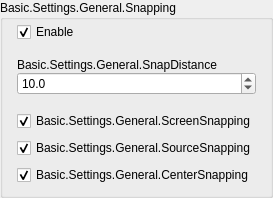
                 <widget class="QGroupBox" name="groupBox_10">
                  <property name="enabled">
                   <bool>true</bool>
                  </property>
                  <property name="sizePolicy">
                   <sizepolicy hsizetype="Expanding" vsizetype="Maximum">
                    <horstretch>0</horstretch>
                    <verstretch>0</verstretch>
                   </sizepolicy>
                  </property>
                  <property name="title">
                   <string>Basic.Settings.General.Snapping</string>
                  </property>
                  <property name="flat">
                   <bool>false</bool>
                  </property>
                  <!-- BEGIN Preferences: Source Alignment Snapping contents -->
                  <layout class="QVBoxLayout" name="ldePreferences_Snapping_VerticalLayout">
                   <property name="spacing">
                    <number>0</number>
                   </property>
                   <property name="leftMargin">
                    <number>14</number>
                   </property>
                   <property name="topMargin">
                    <number>2</number>
                   </property>
                   <property name="rightMargin">
                    <number>14</number>
                   </property>
                   <property name="bottomMargin">
                    <number>10</number>
                   </property>
                   <!-- snappingEnabled -->
                   <item>
                    <widget class="QCheckBox" name="snappingEnabled">
                     <property name="sizePolicy">
                      <sizepolicy hsizetype="Expanding" vsizetype="Fixed">
                       <horstretch>0</horstretch>
                       <verstretch>0</verstretch>
                      </sizepolicy>
                     </property>
                     <property name="text">
                      <string>Enable</string>
                     </property>
                     <property name="checked">
                      <bool>true</bool>
                     </property>
                    </widget>
                   </item>
                   <!-- ldePreferences_Snappings_Spacer1 -->
                   <item>
                    <spacer name="ldePreferences_Snappings_Spacer1">
                     <property name="orientation">
                      <enum>Qt::Vertical</enum>
                     </property>
                     <property name="sizeType">
                      <enum>QSizePolicy::Fixed</enum>
                     </property>
                     <property name="sizeHint" stdset="0">
                      <size>
                       <width>1</width>
                       <height>16</height>
                      </size>
                     </property>
                    </spacer>
                   </item>
                   <!-- ldePreferences_Snapping_SensitivityLabel -->
                   <item>
                    <widget class="QLabel" name="ldePreferences_Snapping_SensitivityLabel">
                     <property name="text">
                      <string>Basic.Settings.General.SnapDistance</string>
                     </property>
                     <property name="buddy">
                      <cstring>snapDistance</cstring>
                     </property>
                     <property name="bottomMargin">
                      <number>5</number>
                     </property>
                    </widget>
                   </item>
                   <!-- snapDistance -->
                   <item>
                    <widget class="QDoubleSpinBox" name="snapDistance">
                     <property name="sizePolicy">
                      <sizepolicy hsizetype="Expanding" vsizetype="Fixed">
                       <horstretch>0</horstretch>
                       <verstretch>0</verstretch>
                      </sizepolicy>
                     </property>
                     <property name="decimals">
                      <number>1</number>
                     </property>
                     <property name="singleStep">
                      <double>0.500000000000000</double>
                     </property>
                     <property name="value">
                      <double>10.000000000000000</double>
                     </property>
                    </widget>
                   </item>
                   <!-- ldePreferences_Snappings_Spacer2 -->
                   <item>
                    <spacer name="ldePreferences_Snappings_Spacer2">
                     <property name="orientation">
                      <enum>Qt::Vertical</enum>
                     </property>
                     <property name="sizeType">
                      <enum>QSizePolicy::Fixed</enum>
                     </property>
                     <property name="sizeHint" stdset="0">
                      <size>
                       <width>1</width>
                       <height>16</height>
                      </size>
                     </property>
                    </spacer>
                   </item>
                   <!-- screenSnapping -->
                   <item>
                    <widget class="QCheckBox" name="screenSnapping">
                     <property name="sizePolicy">
                      <sizepolicy hsizetype="Expanding" vsizetype="Fixed">
                       <horstretch>0</horstretch>
                       <verstretch>0</verstretch>
                      </sizepolicy>
                     </property>
                     <property name="text">
                      <string>Basic.Settings.General.ScreenSnapping</string>
                     </property>
                     <property name="checked">
                      <bool>true</bool>
                     </property>
                    </widget>
                   </item>
                   <!-- ldePreferences_Snappings_Spacer3 -->
                   <item>
                    <spacer name="ldePreferences_Snappings_Spacer3">
                     <property name="orientation">
                      <enum>Qt::Vertical</enum>
                     </property>
                     <property name="sizeType">
                      <enum>QSizePolicy::Fixed</enum>
                     </property>
                     <property name="sizeHint" stdset="0">
                      <size>
                       <width>1</width>
                       <height>7</height>
                      </size>
                     </property>
                    </spacer>
                   </item>
                   <!-- sourceSnapping -->
                   <item>
                    <widget class="QCheckBox" name="sourceSnapping">
                     <property name="sizePolicy">
                      <sizepolicy hsizetype="Expanding" vsizetype="Fixed">
                       <horstretch>0</horstretch>
                       <verstretch>0</verstretch>
                      </sizepolicy>
                     </property>
                     <property name="text">
                      <string>Basic.Settings.General.SourceSnapping</string>
                     </property>
                     <property name="checked">
                      <bool>true</bool>
                     </property>
                    </widget>
                   </item>
                   <!-- ldePreferences_Snappings_Spacer4 -->
                   <item>
                    <spacer name="ldePreferences_Snappings_Spacer4">
                     <property name="orientation">
                      <enum>Qt::Vertical</enum>
                     </property>
                     <property name="sizeType">
                      <enum>QSizePolicy::Fixed</enum>
                     </property>
                     <property name="sizeHint" stdset="0">
                      <size>
                       <width>1</width>
                       <height>7</height>
                      </size>
                     </property>
                    </spacer>
                   </item>
                   <!-- centerSnapping -->
                   <item>
                    <widget class="QCheckBox" name="centerSnapping">
                     <property name="sizePolicy">
                      <sizepolicy hsizetype="Expanding" vsizetype="Fixed">
                       <horstretch>0</horstretch>
                       <verstretch>0</verstretch>
                      </sizepolicy>
                     </property>
                     <property name="text">
                      <string>Basic.Settings.General.CenterSnapping</string>
                     </property>
                     <property name="checked">
                      <bool>true</bool>
                     </property>
                    </widget>
                   </item>
                  </layout>
                  <!-- END Preferences: Source Alignment Snapping contents -->
                 </widget>
